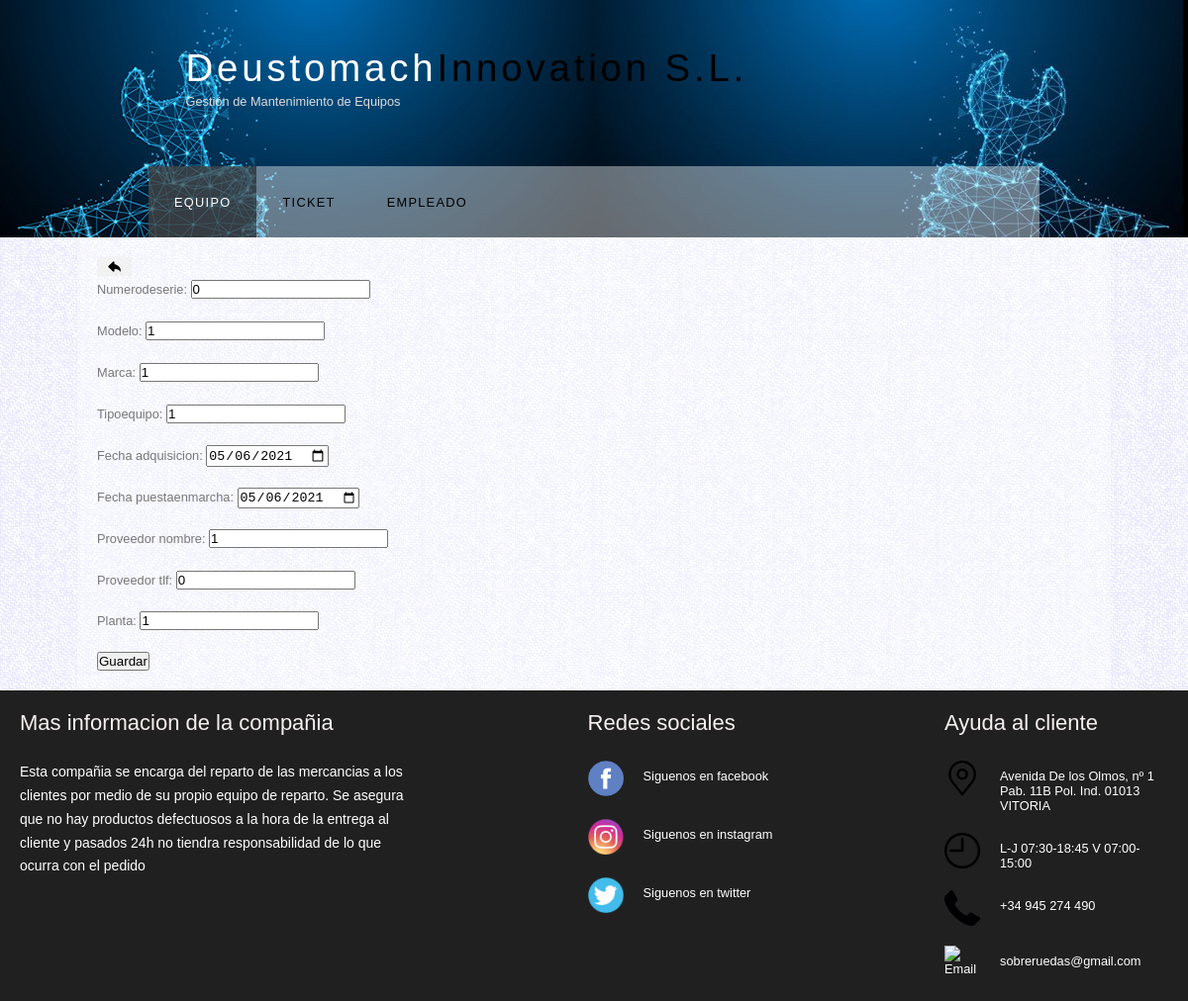
The app's page /myapp/updateEquipo/1/, older data.
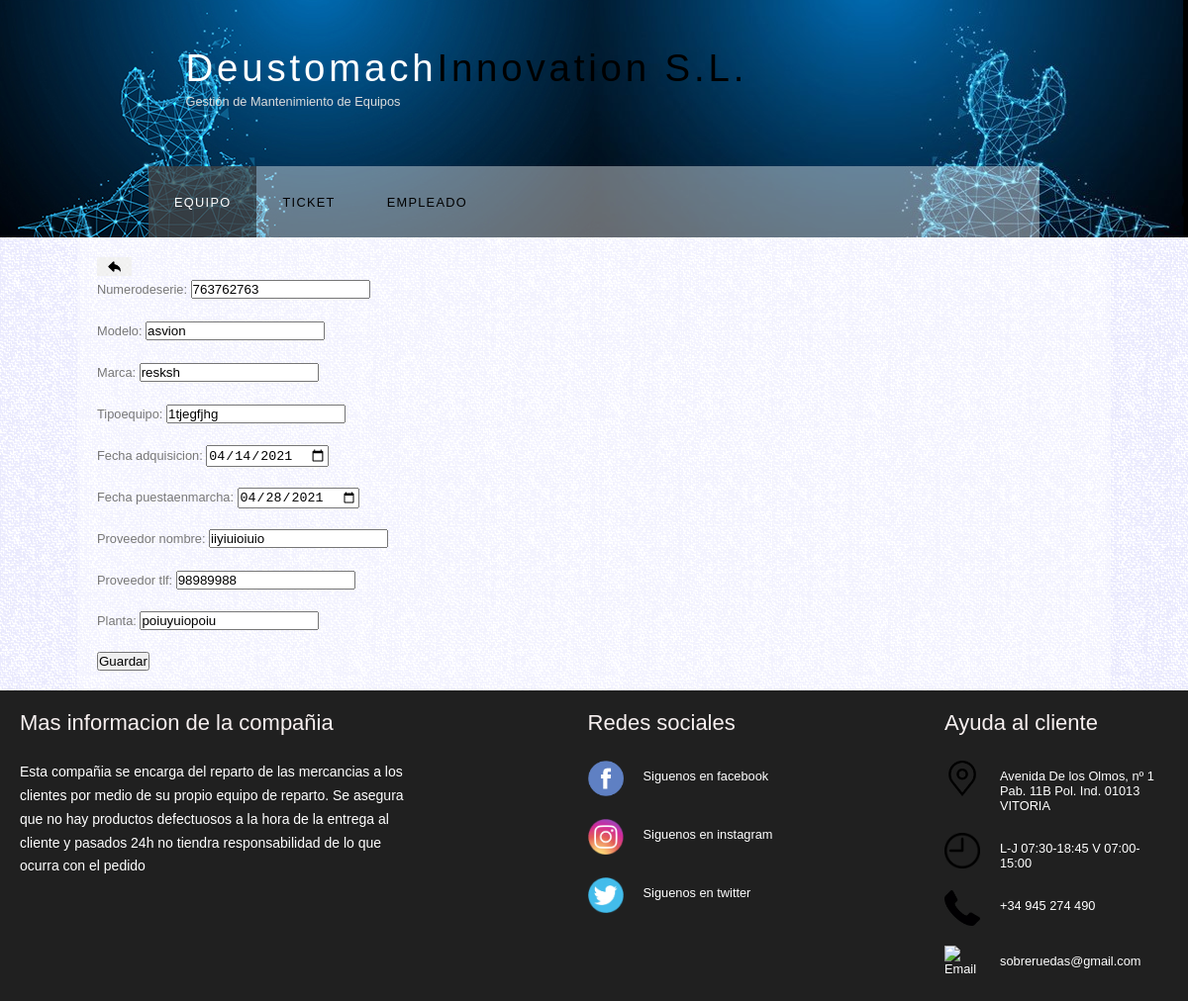
The same page, newer data.
### myapp/models.py (models this page shows, shortened)
class Equipo(models.Model):
    numerodeserie = models.IntegerField(default=0)
    modelo = models.CharField(max_length=50,default=' ')
    marca = models.CharField(max_length =50,default=' ')
    tipoequipo = models.CharField(max_length =50,default=' ')
    fecha_adquisicion = models.DateField()
    fecha_puestaenmarcha = models.DateField()
    proveedor_nombre = models.CharField(max_length =50,default=' ')
    proveedor_tlf = models.IntegerField(default=0)
    planta = models.CharField(max_length=50,default=' ')

### myapp/views.py (the view)
# urls.py: path('updateEquipo/<int:pk>/', EquipoUpdateView.as_view(), name='UpdateEquipo'),
class EquipoUpdateView(UpdateView) :
    form_class = EquipoForm
    template_name = 'createEquipo.html'
    model = Equipo
    success_url = "http://127.0.0.1:8000/myapp/listaEquipo"

### myapp/forms.py
class EquipoForm(forms.ModelForm):
    class Meta:
        model = Equipo
        fields = ['numerodeserie',
                    'modelo',
                    'marca',
                    'tipoequipo',
                    'fecha_adquisicion',
                    'fecha_puestaenmarcha',
                    'proveedor_nombre',
                    'proveedor_tlf',
                    'planta']
        widgets = {
            'fecha_adquisicion': forms.NumberInput(attrs={'type':'date'}),
            'fecha_puestaenmarcha': forms.NumberInput(attrs={'type':'date'}),
        }

### myapp/templates/createEquipo.html (shortened to what this page needs)
{% extends 'base.html' %}
{% load static %}
{% block main %}
<a href="http://127.0.0.1:8000/myapp/listaEquipo"><img class="atras" src="{% static 'imagenes/atras.png' %}" width="35px"></a>
<form method="POST">
    {{ form.as_p }}
    <button type='submit'>Guardar</button>
</form>
{% endblock %}

Row changes from the older to the newer data that the page shows:
now on this page (row edited): Equipo: numerodeserie "763762763", modelo "asvion", marca "resksh", tipoequipo "1tjegfjhg", fecha_adquisicion "04/14/2021", fecha_puestaenmarcha "04/28/2021", proveedor_nombre "iiyiuioiuio", proveedor_tlf "98989988", planta "poiuyuiopoiu"
Text that changed along with them:
form field numerodeserie: "0" → (not shown)
form field modelo: "1" → (not shown)
form field marca: "1" → (not shown)
form field tipoequipo: "1" → (not shown)
form field fecha_adquisicion: "05/06/2021" → (not shown)
form field fecha_puestaenmarcha: "05/06/2021" → (not shown)
form field proveedor_nombre: "1" → (not shown)
form field proveedor_tlf: "0" → (not shown)
form field planta: "1" → (not shown)
